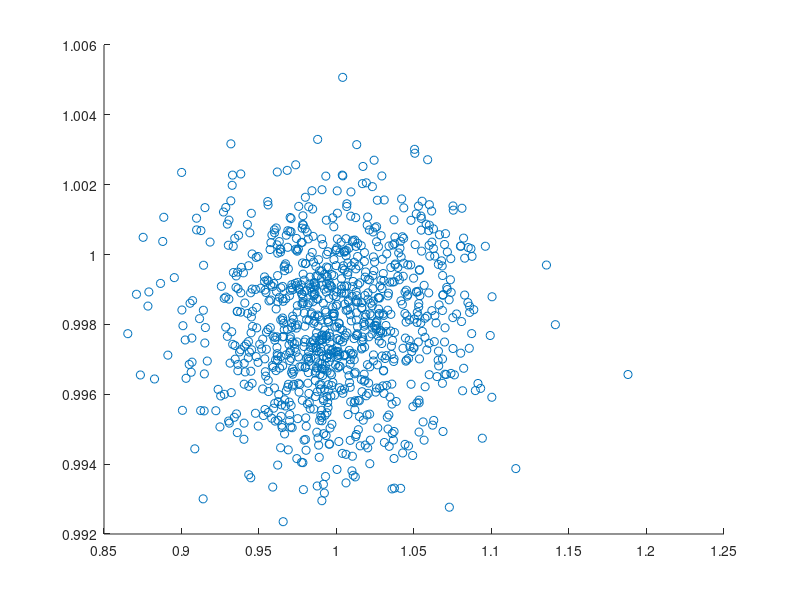

The MATLAB source for this figure: (Note: this script raises an error after producing the figure.)
%Generate Poisson neuron with n trials and given spike rate.  From
%Shadlen's CHSL demonstration code

nReps = 1000;

parfor rep = 1:nReps
    
    spike_rate = 130;
    nTrials = 1000;
    nSpikes = 1000; %number of spikes/trial before lopping off values larger than of interest
    max_spike_time = 2000;
    
    meanint = 1000 / spike_rate;     % mean interspike interval (ms)
    intervals = (exprnd(meanint,nTrials,nSpikes));  %use ceil to avoid intervals of 0
    
    % CV = std(intervals(:)) / mean(intervals(:))
    % CV2 = CV^2
    % Now we add up the interspike intervals to find the arrival time
    % of each spike.
    arrivals = (cumsum(intervals,2));
    arrivals(arrivals>max_spike_time) = NaN;
    
    arrivals(:,400:end) = [];
    
    
    window = [1 1200];
    arrivalcount = arrivals;
    arrivalcount(find(arrivalcount < window(1))) = 0;
    arrivalcount(find(arrivalcount > window(2))) = 0;
    
    
    
    counts = sum(arrivalcount > 0,2);
    
    FF(rep,1) = var(counts) / mean(counts)
    
    %now calculate CV and CV2 on same data used for FF
    arrivalcount(find(arrivalcount == 0)) = NaN;
    arrivalcount = diff(arrivalcount,[],2);
    arrivalcount = arrivalcount(find(arrivalcount > 0));
    
%     CV(rep,1) = std(arrivalcount) / mean(arrivalcount)
%     CV2(rep,1) = CV(rep,1)^2

    %try limiting calculation of CV to same number of points used in the FF; may appear to have lower
    %variance because significantly more observations?
    CV(rep,1) = std(intervals) / mean(intervals)
    CV2(rep,1) = CV(rep,1)^2

end
figure
scatter(FF,CV2)
dline



%
%
%
%
%
% nReps = 1000;
%
% parfor rep = 1:nReps
%     Hz = 100;
%     window = [300 700];
%
%     meanRate = 1000 / Hz;
%
%
%     intervals = ceil(exprnd(meanRate,1,100000));
%     intervals2 = reshape(intervals,100,1000);
%
%     arrivals = cumsum(intervals2,2);
%
%     %establish the window we are interested in.  Turn this into a logical matrix and then use to compute CV
%     %and FF on same data
%     spikeLogical = (arrivals > window(1) & arrivals < window(2));
%
%     intervalsRelevant = intervals2 .* spikeLogical;
%     arrivalsRelevant = arrivals .* spikeLogical;
%
%
%      CV(rep,1) = std(nonzeros(intervalsRelevant)) / mean(nonzeros(intervalsRelevant));
%      CV2(rep,1) = CV(rep,1)^2;
%
%
%     FF(rep,1) = var(sum(arrivalsRelevant > 0,2)) / mean(sum(arrivalsRelevant > 0,2));
%
% end
%
% figure
% scatter(FF,CV)
% dline